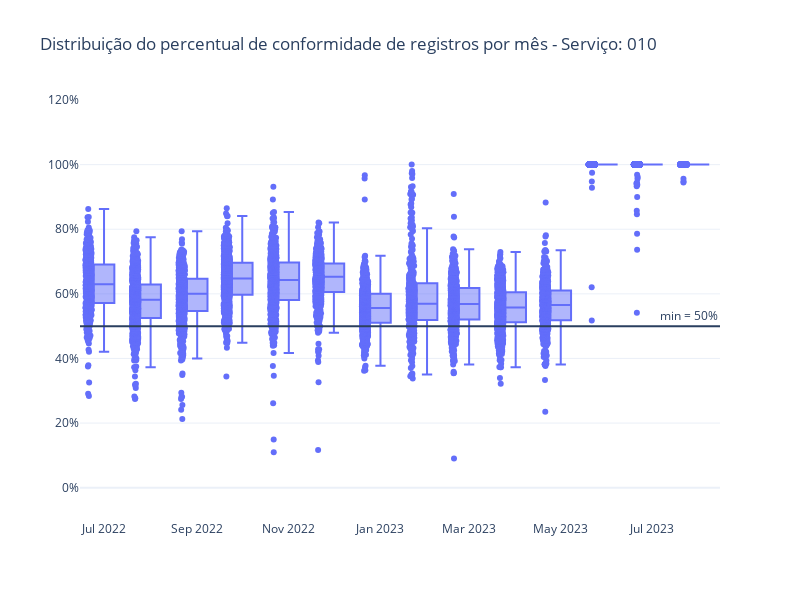

Notebook code for this chart:
### Code cell
y = "perc_conformidade_registros"
title = f"Distribuição do percentual de conformidade de registros por mês - Serviço: {servico}"
min = 50

fig = px.box(
    df_viagem_conformidade_treated, 
    x="mes", 
    y=y, 
    title=title,
    template="plotly_white",
    labels={
        "mes": "",
        y: ""
    },
    points="all"
)


fig.update_layout(
    yaxis_range=[-10, 120],
    yaxis_ticksuffix="%",
    width=800,
    height=600,
    showlegend=False,
)

fig.add_hline(y=min, annotation_text=f"min = {str(min)}%")

fig.show()

### Figure 1 — Plotly figure (JSON) as saved in the notebook; plotly's stock layout.template omitted (floating-point values rounded to 4 significant figures; data arrays with more than 128 entries replaced by an {"elided": "..."} marker saying what was removed)
{"data": [{"alignmentgroup": "True", "boxpoints": "all", "hovertemplate": "=%{y}<extra></extra>", "legendgroup": "", "marker": {"color": "#636efa"}, "name": "", "notched": false, "offsetgroup": "", "orientation": "v", "showlegend": false, "type": "box", "x": {"elided": "11582 str values"}, "x0": " ", "xaxis": "x", "y": {"elided": "11582 float values"}, "y0": " ", "yaxis": "y"}], "layout": {"annotations": [{"showarrow": false, "text": "min = 50%", "x": 1, "xanchor": "right", "xref": "x domain", "y": 50, "yanchor": "bottom", "yref": "y"}], "boxmode": "group", "height": 600, "legend": {"tracegroupgap": 0}, "shapes": [{"type": "line", "x0": 0, "x1": 1, "xref": "x domain", "y0": 50, "y1": 50, "yref": "y"}], "showlegend": false, "title": {"text": "Distribuição do percentual de conformidade de registros por mês - Serviço: 010"}, "width": 800, "xaxis": {"anchor": "y", "domain": [0, 1], "title": {"text": ""}}, "yaxis": {"anchor": "x", "domain": [0, 1], "range": [-10, 120], "ticksuffix": "%", "title": {"text": ""}}}}
